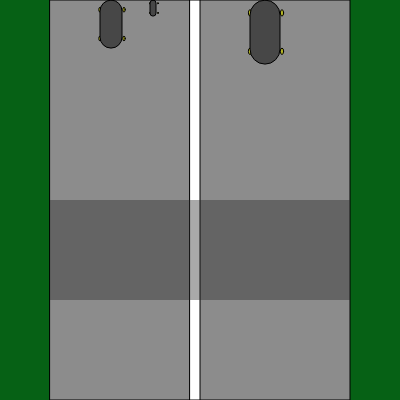
Frame 1 (no input)
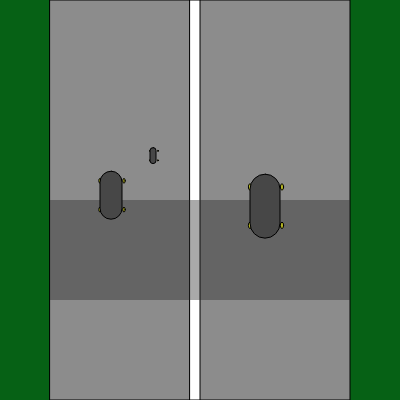
Frame 60 (no input)
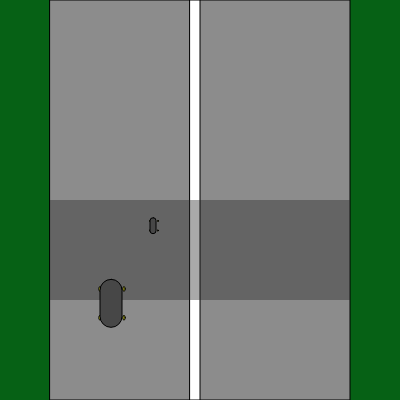
Frame 120 (the mouse pressed at the canvas centre since frame 60)

The p5.js sketch that drew these frames (run headless with seeded random() and noise() and a simulated clock; from frame 60 on, the mouse is pressed at the canvas centre):

// p5.js sketch
// ── sketch.js
let boards = [];

function setup() {
  createCanvas(400, 400);
  boards.push(new Skateboard(100, 1.5));
  boards.push(new Skateboard(150, 0.5));
  boards.push(new Skateboard(250, 2.0));
  s = new SpeedBump(200, 100);
}

function draw() {
  background(6, 97, 21);
  fill(140, 140, 140);
  rect(50, 0, 300, height);
  fill(255, 255, 255);
  rect(190, 0, 10, height);
  s.display();
  for (var i = 0; i < boards.length; i++) {
    let accel = createVector(0, 0.1 * boards[i].mass);

      let c = s.isUnder(boards[i]) ? 0.5 : 0.01; // Coefficient of friction
      let normalf = 1;
      let frictionMag = c * normalf;
      let friction = boards[i].velocity.copy();
      friction.mult(-1);
      friction.normalize();
      friction.mult(frictionMag);
      boards[i].applyForce(friction);


    boards[i].applyForce(accel);
    boards[i].update();
    boards[i].display();
  }
}

// ── skateboard.js
class Skateboard {
    constructor(x, m) {
      this.mass = m;
      this.position = createVector(x, 0);
      this.velocity = createVector(0, 0);
      this.acceleration = createVector(0, 0);
      this.width = this.mass * 16;
      this.height = this.mass * 16 * 2;
    }
  
    applyForce(force) {
      let f = p5.Vector.div(force, this.mass);
      this.acceleration.add(f);
    }
  
    update() {
      this.velocity.add(this.acceleration);
      this.position.add(this.velocity);
      this.acceleration.mult(0);
    }
  
    display() {
      stroke(0);
  
      fill(184, 184, 37);
      strokeWeight(1);
      ellipse(
        this.position.x,
        this.position.y + this.height / 5,
        this.width / 10,
        this.height / 10
      );
      ellipse(
        this.position.x + this.width,
        this.position.y + this.height / 5,
        this.width / 10,
        this.height / 10
      );
      ellipse(
        this.position.x,
        this.position.y + this.height * 0.8,
        this.width / 10,
        this.height / 10
      );
      ellipse(
        this.position.x + this.width,
        this.position.y + this.height * 0.8,
        this.width / 10,
        this.height / 10
      );
  
      fill(71, 71, 71);
      rect(this.position.x, this.position.y, this.width - 2, this.height, 30);
    }
  }
  
// ── speedbump.js
class SpeedBump {
    constructor(y, height) {
      this.x = 50;
      this.y = y;
      this.width = 300;
      this.height = height;
    }
  
    display() {
      fill(40, 40, 40, 100);
      noStroke();
      rect(this.x, this.y, this.width, this.height);
    }
  
    isUnder(skateboard) {
      return (
        skateboard.position.x >= this.x &&
        skateboard.position.x <= this.x + this.width &&
        skateboard.position.y >= this.y &&
        skateboard.position.y <= this.y + this.height
      );
    }
  }
  
